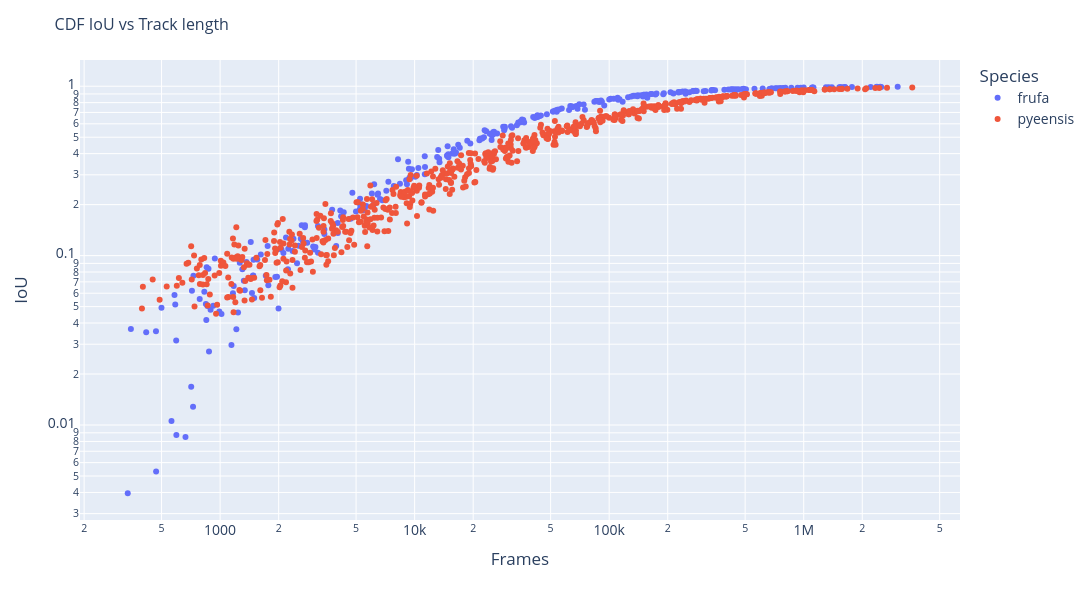

The notebook cell saved with this chart:
### Code cell
fig = px.scatter(df, x='total_l2_path', y='iou', color='species', log_x=True, log_y=True, height=600, width=1500)
fig.update_layout(
    title='CDF IoU vs Track length',  
    xaxis_title='Frames',             
    yaxis_title='IoU',                                    
    legend_title='Species',                           
    font=dict(size=14),                                 
    title_font_size=16
                                   
)

fig.show()
# fig.write_html('cdf_iou.html')

### Figure 1 — Plotly figure (JSON) as saved in the notebook; plotly's stock layout.template omitted (floating-point values rounded to 4 significant figures; data arrays with more than 128 entries replaced by an {"elided": "..."} marker saying what was removed)
{"data": [{"hovertemplate": "species=frufa<br>total_l2_path=%{x}<br>iou=%{y}<extra></extra>", "legendgroup": "frufa", "marker": {"color": "#636efa", "symbol": "circle"}, "mode": "markers", "name": "frufa", "orientation": "v", "showlegend": true, "type": "scatter", "x": {"elided": "296 float values"}, "xaxis": "x", "y": {"elided": "296 float values"}, "yaxis": "y"}, {"hovertemplate": "species=pyeensis<br>total_l2_path=%{x}<br>iou=%{y}<extra></extra>", "legendgroup": "pyeensis", "marker": {"color": "#EF553B", "symbol": "circle"}, "mode": "markers", "name": "pyeensis", "orientation": "v", "showlegend": true, "type": "scatter", "x": {"elided": "619 float values"}, "xaxis": "x", "y": {"elided": "619 float values"}, "yaxis": "y"}], "layout": {"font": {"size": 14}, "height": 600, "legend": {"title": {"text": "Species"}, "tracegroupgap": 0}, "margin": {"t": 60}, "title": {"font": {"size": 16}, "text": "CDF IoU vs Track length"}, "width": 1500, "xaxis": {"anchor": "y", "domain": [0, 1], "title": {"text": "Frames"}, "type": "log"}, "yaxis": {"anchor": "x", "domain": [0, 1], "title": {"text": "IoU"}, "type": "log"}}}
